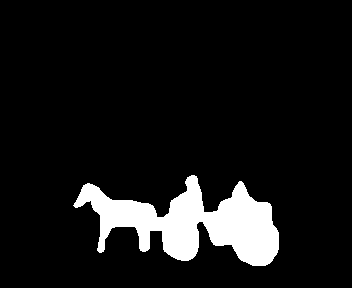
%> input picture Fourier Library/carriage-17.gif, 352 x 288 px
$ octave centerobject_example.m   (GNU Octave 9; MATLAB toolbox functions it lacks are replaced by stand-ins)
%> lines starting %> are read from the running program, lines starting %| are printed output that depends on the picture; in (x1, y1, x2, y2) boxes, pixels count from 0 and x2, y2 are one past the last pixel; in counts of white or black regions, pixels touching at a corner belong together; the program's own positions count from 1
### Fourier Library/centerobject.m
function cm = centerobject(bw)
%CENTEROBJECT is a function which centers an object in a binary images to
%the image center.
% CM = CENTEROBJECT(BW) gets and MxN binary image BW as input and returns
% and RxR binary image CM, where the object in BW is centered to the image
% center. Due to numerical reasons, there can be an error of max +-0.5px.
% A requirement is, that the input image must contain only one object.
%
% by Frederik Kratzert 18. Aug 2015
% contact f.kratzert(at)gmail.com
%

if ~islogical(bw)
    error('Input BW must be of type ''logical''');
end

% [7 lines of commented-out code are left out]
sz = size(bw);
if sz(1) < sz(2)
    temp = (sz(2) - sz(1))*0.5;
    if mod(temp,1) > 0
        bw = padarray(bw,[0 1], 'post');
    end
    bw = padarray(bw,[round(temp) 0]);
elseif sz(2) < sz(1)
    temp = (sz(1) - sz(2))*0.5;
    if mod(temp,1) > 0
        bw = padarray(bw, [1 0], 'post');
    end
    bw = padarray(bw,[0 round(temp)]);
end

%gets translation factors in x and y direction
state = regionprops(bw,'Centroid');
sz = size(bw);
delta_y = round(sz(1)/2-state.Centroid(2));
delta_x = round(sz(2)/2-state.Centroid(1));

%extend image, so that translation fit in any case in the boundarys
delta_max = max(abs(delta_y),abs(delta_x));
bw = padarray(bw,[delta_max+10, delta_max+10]);

%execute translation
cm = circshift(bw,[delta_y,delta_x]);

end

### Fourier Library/centerobject_example.m
%% Example to show the functionality of the centerobject-function
% Green cross marks the centroid of the object
% Red line shows the distance between objects centroid and image center
%
% Your need to have the carriage-17.gif and the centerobject.m file in the
% same folder as the example-script.
%
% The image "carriage-17.gif" is from the MPEG-7 dataset
%
% by Frederik Kratzert 18. Aug 2015
% contact f.kratzert(at)gmail.com

%% Create a shape and get image/object information

    bw = imread('carriage-17.gif');
%> bw is the input picture: size 288x352 uint8; 8.8% white; 1 white region, box (x1, y1, x2, y2) and area: (73, 175, 279, 266) 8963
    bw = double(bw);
    bw = im2bw(bw);

    sz_bw = size(bw);
%> sz_bw = [288 352]
    state_bw = regionprops(bw,'Centroid');
%> state_bw = 1 region; Centroid: [192.7 223.4]

%% call centerobject function and get image/object information of result

    cm = centerobject(bw);
%> in centerobject, `bw = padarray(bw,[round(temp) 0]);`:
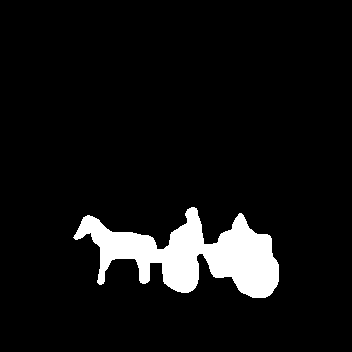
%> bw: size 352x352 logical; 7.2% white; 1 white region, box (x1, y1, x2, y2) and area: (73, 207, 279, 298) 8963
%> in centerobject, `state = regionprops(bw,'Centroid');`: state = 1 region; Centroid: [192.7 255.4]
%> in centerobject, `delta_y = round(sz(1)/2-state.Centroid(2));`: delta_y = -79
%> in centerobject, `delta_x = round(sz(2)/2-state.Centroid(1));`: delta_x = -17
%> in centerobject, `delta_max = max(abs(delta_y),abs(delta_x));`: delta_max = 79
%> in centerobject, `bw = padarray(bw,[delta_max+10, delta_max+10]);`:
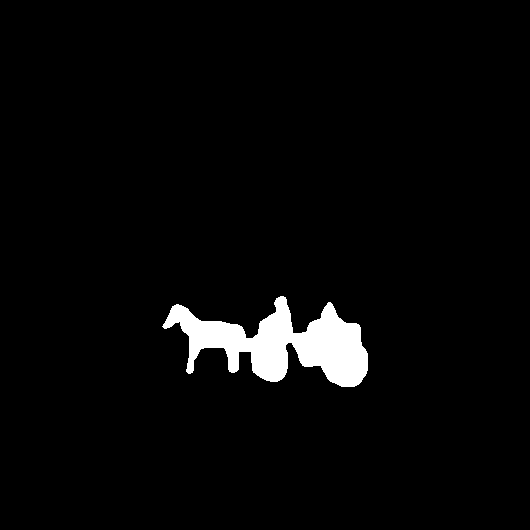
%> bw: size 530x530 logical; 3.2% white; 1 white region, box (x1, y1, x2, y2) and area: (162, 296, 368, 387) 8963
%> in centerobject, `cm = circshift(bw,[delta_y,delta_x]);`:
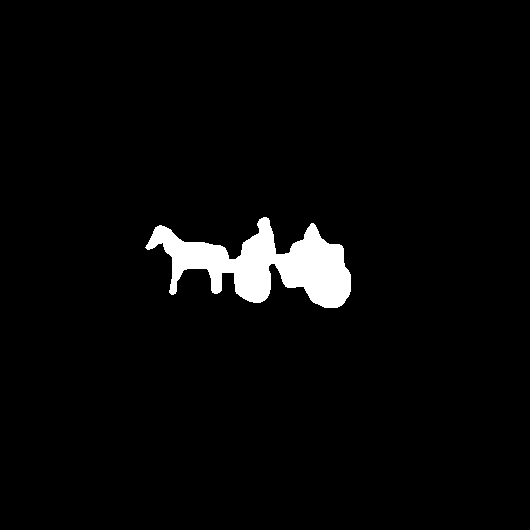
%> cm: size 530x530 logical; 3.2% white; 1 white region, box (x1, y1, x2, y2) and area: (145, 217, 351, 308) 8963
    sz_cm = size(cm);
%> sz_cm = [530 530]
    state_cm = regionprops(cm,'Centroid');
%> state_cm = 1 region; Centroid: [264.7 265.4]

%% Plot Results

    figure();
    %input image
    subplot(1,2,1);
    imshow(bw);
    hold on;
    plot(state_bw.Centroid(1),state_bw.Centroid(2),'+','color','green');
    line([sz_bw(2)/2 state_bw.Centroid(1)],...
        [sz_bw(1)/2 state_bw.Centroid(2)],...
        'color','red');
    title(['Image size: ',num2str(sz_bw(2)),...
        'px x ',num2str(sz_bw(1)),'px']);
    hold off;

    %output image
    subplot(1,2,2);
    imshow(cm);
    hold on;
    plot(state_cm.Centroid(1),state_cm.Centroid(2),'+','color','green');
    line([sz_cm(2)/2 state_cm.Centroid(1)],...
        [sz_cm(1)/2 state_cm.Centroid(2)],...
        'color','red');
    title(['Image size: ',num2str(sz_cm(2)),...
        'px x ',num2str(sz_cm(1)),'px']);
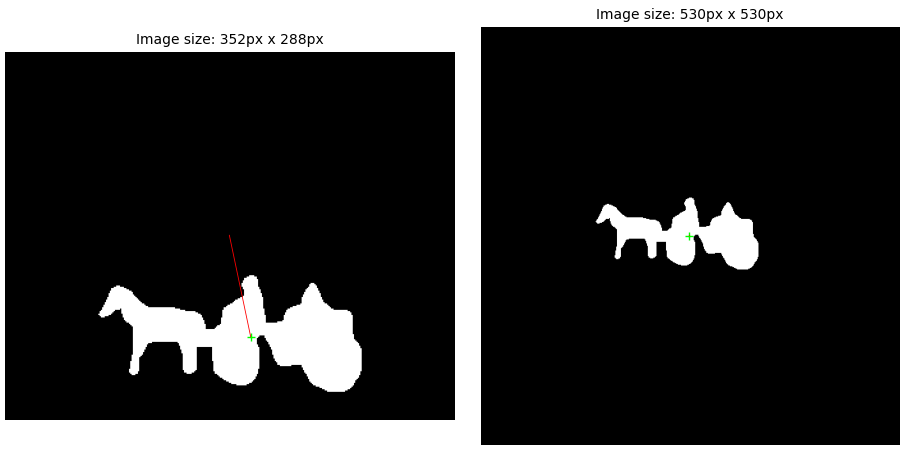
%> figure redrawn from the program's plot data, 2 panels
    hold off;
